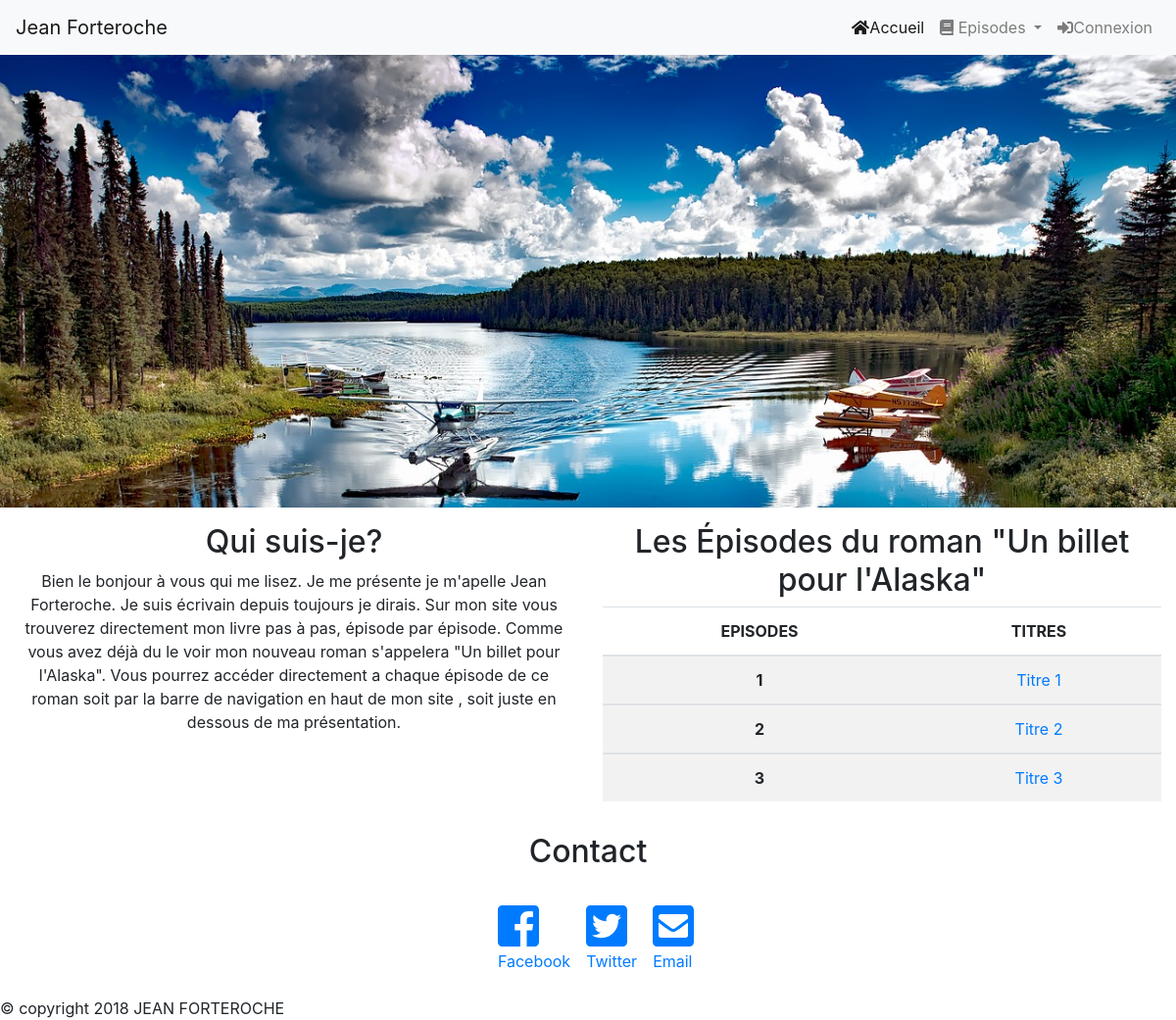
Before: / with the older database file.
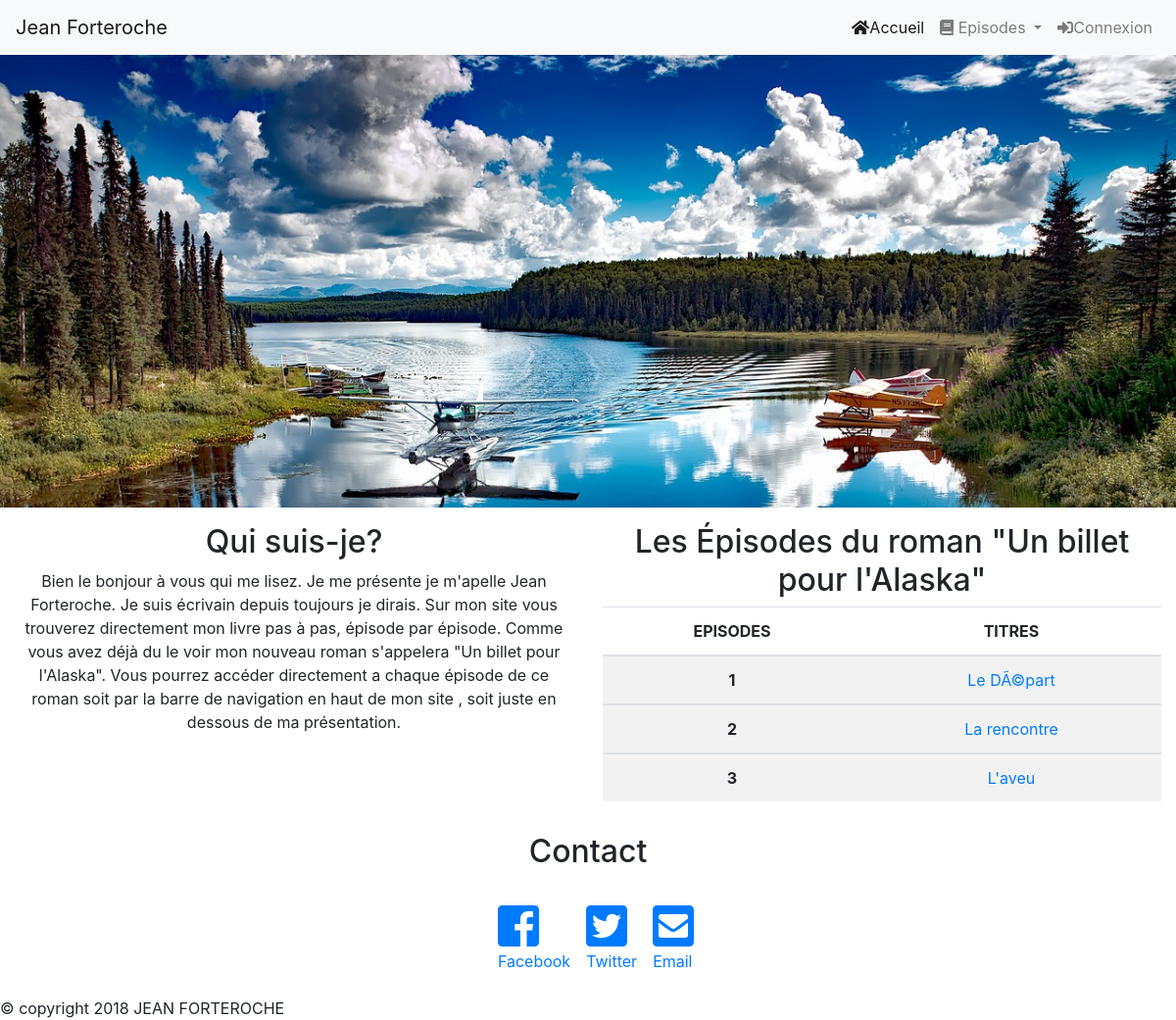
After: the same page with the newer database file.
### tables this page shows
CREATE TABLE IF NOT EXISTS `article` (
  `id` int(15) AUTO_INCREMENT NOT NULL,
  `title` varchar(30) DEFAULT NULL,
  `content` text NOT NULL,
  `date_creation` date DEFAULT NULL,
  PRIMARY KEY (`id`)
);

### controller/FrontendController.php (called while the page is built, shortened)
<?php
require_once('dao/ArticleDao.php');
class FrontendController
{
    private $articleDao;
    public function __construct()
    {
        $this->articleDao = new ArticleDao();
    }
    public function listArticles()
    {
        $articles = $this->articleDao->findAll();
        require('view/base.php');
    }
}

### dao/BaseDao.php (called while the page is built, shortened)
<?php
class BaseDao
{
    public function __construct()
    {
        $this->db = mysqli_connect("localhost", "root", "", "projet4");
    }
}

### dao/ArticleDao.php (called while the page is built, shortened)
<?php
require_once('model/Article.php');
require_once('BaseDao.php');
class ArticleDao extends BaseDao
{
    public function findAll()
    {
        $result = $this->db->query("SELECT * FROM article");
        $articles = array();
        while ($article = $result->fetch_object(Article::class)) {
            array_push($articles, $article);
        }
        return $articles;
    }
}

### model/Article.php (called while the page is built, shortened)
<?php
class Article
{
    private $id;
    private $title;
    public function getId()
    {
        return $this->id;
    }
    public function getTitle()
    {
        return $this->title;
    }
}

### view/base.php (the view, shortened to what this page needs)
<!DOCTYPE html>
<html lang="fr">
<head>
    <?php include('templates/head.php') ?>
</head>
<body>
<?php include("templates/header.php") ?>
<header>
  <img src="/public/image/fond.jpg" class="img-fluid" alt="photo illustration Alaska">
</header>
<section class="d-flex flex-wrap">
  <div class="text-center col-lg-6 mt-3">
    <h2> Qui suis-je?</h2>
    <p>Bien le bonjour à vous qui me lisez. Je me présente je m'apelle Jean Forteroche.
      Je suis écrivain depuis toujours je dirais.
      Sur mon site vous trouverez directement mon livre pas à pas, épisode par épisode. Comme vous avez déjà du le voir
      mon nouveau roman s'appelera "Un billet pour l'Alaska".
      Vous pourrez accéder directement a chaque épisode de ce roman soit par la barre de navigation en haut de mon site
      , soit juste en dessous de ma présentation.</p>
	</div>
	<div class="text-center col-lg-6 mt-3">
<h2>Les Épisodes du roman "Un billet pour l'Alaska"</h2>
  <table class="table table-striped">
    <thead>
    <tr>
      <th scope="col">EPISODES</th>
      <th scope="col ml-1 ">TITRES</th>
    </tr>
    </thead>
    <tbody>
    <?php foreach ($articles as $article) { ?>
    <tr>
      <th scope="row"><?php echo $article->getId(); ?></th>
      <td><a
          href="?action=detailArticle&articleId=<?php echo $article->getId(); ?>"><?php echo $article->getTitle() ?></a>
      </td>
      </tr>
    </tbody>
      <?php } ?>
  </table>
	</div>
</section>
<div class="contact mt-3">
  <h2 class="text-center">Contact</h2>
  <div class="bordure p-4 d-flex justify-content-center">
    <a href="" class="ml-3 "><i class="fab fa-facebook-square fa-3x"></i><br/>Facebook</a><br/>
    <a href="" class="ml-3 "><i class="fab fa-twitter-square fa-3x"></i><br/>Twitter</a><br/>
    <a href="" class="ml-3 "><i class="fa fa-envelope-square fa-3x" aria-hidden="true"></i><br/>Email</a><br/>
  </div>
</div>
<?php include("templates/footer.php"); ?>
</body>
</html>

### index.php (shortened to what this page needs)
<?php
require_once('controller/FrontendController.php');
$frontendController = new FrontendController();
if (!isset($_GET['action']) || $_GET['action'] == 'listArticles') {
    $frontendController->listArticles();
    return;
}

### view/templates/head.php (shortened to what this page needs)
<link rel="stylesheet" href="/public/css/bootstrap.min.css"/>
<link rel="stylesheet" href="../public/css/style.css"/>

### view/templates/header.php (shortened to what this page needs)
<nav class="navbar fixed-top navbar-expand-lg navbar-light bg-light">
  <a class="navbar-brand" href="?">Jean Forteroche</a>
  <div class="collapse navbar-collapse" id="navbarNavDropdown">
    <ul class="navbar-nav ml-auto">
      <li class="nav-item active">
        <a class="nav-link" href="?"><i class="fas fa-home" aria-hidden="true"></i>Accueil <span class="sr-only">(current)</span></a>
      </li>
      <li class="nav-item dropdown">
        <a class="nav-link dropdown-toggle" href="#" id="navbarDropdownMenuLink" data-toggle="dropdown"
           aria-haspopup="true" aria-expanded="false"><i class="fas fa-book" aria-hidden="true"></i>
          Episodes
        </a>
      </li>
      <li class="nav-item">
          <?php if(!isset($user)) { ?>
            <a class="nav-link" href="?action=login"><i class="fas fa-sign-in-alt" aria-hidden="true"></i>Connexion</a>
          <?php } ?>
      </li>
    </ul>
  </div>
</nav>

### view/templates/footer.php
<footer>
	© copyright 2018 JEAN FORTEROCHE
</footer>

### public/css/style.css (style rules this page uses)
header img { width: 100%; }

Changed rows visible on the page:
changed article id 1: title "Titre 1" → "Le DÃ©part"
changed article id 2: title "Titre 2" → "La rencontre"
changed article id 3: title "Titre 3" → "L'aveu"
